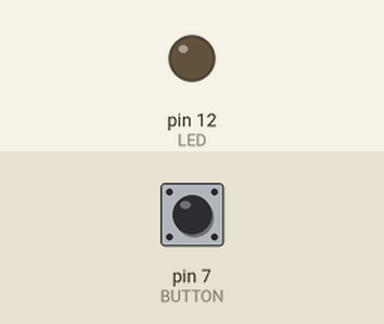
Recording of a sketch running on a simulated Arduino Uno, built with avr-gcc and run on an emulated ATmega328P. On the bench: output pins drawn as LEDs (lit = HIGH). The inputs (shaded band) are chosen by the test bench; at power-on: pin 7 (BUTTON) LOW.

Above: at 1.2 s.
1.3 s: pin 7 (BUTTON) pulled HIGH for 0.15 s
At 2.3 s:
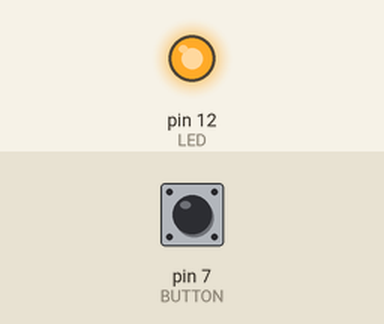
2.9 s: pin 7 (BUTTON) pulled HIGH for 1 s
At 3.5 s:
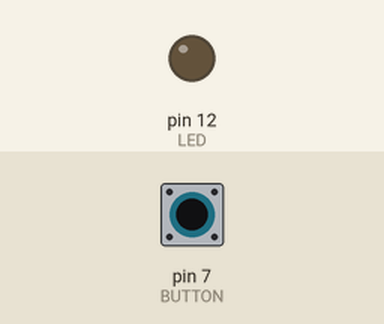
5.4 s: pin 7 (BUTTON) pulled HIGH for 3.2 s
At 6.6 s:
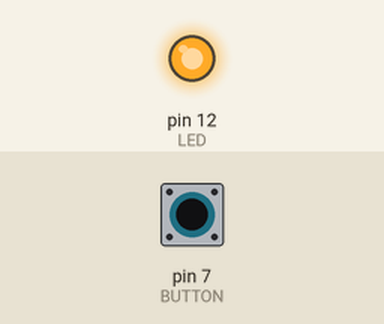
Timing chart, 0 to 8.4 s (numbered marks = the images above; inputs shaded):
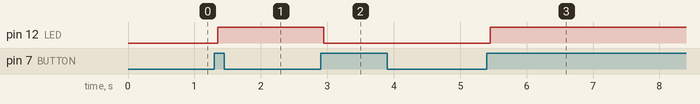

The sketch:

botao_led.ino
```cpp
//botao_led.ino

/*
  __  _       _      ___   ___  _  _    __
 / / | | __ _| |__  ( _ ) / _ \| || |   \ \
/ /  | |/ _` | '_ \ / _ \| | | | || |_   \ \
\ \  | | (_| | |_) | (_) | |_| |__   _|  / /
 \_\ |_|\__,_|_.__/ \___/ \___/   |_|   /_/
*/

const int LED = 12;
const int BUTTON = 7;

int val = 0;
int old_val = 0;
int state = 0;

void setup()
{
	pinMode(LED, OUTPUT);
	pinMode(BUTTON, INPUT);
}

void loop()
{
	val = digitalRead(BUTTON);

	if ((val == HIGH) && (old_val == LOW))
	{
		state = 1 - state;
		delay(50);
	}

	old_val = val;

	if (state == 1)
	{
		digitalWrite(LED, HIGH);
	}
	else
	{
		digitalWrite(LED, LOW);
	}
}
```

Measured:
- after the input at 1.3 s, pin 12 (LED): LOW → HIGH after 0.05 s
- after the input at 2.9 s, pin 12 (LED): HIGH → LOW after 0.05 s
- after the input at 5.4 s, pin 12 (LED): LOW → HIGH after 0.05 s
